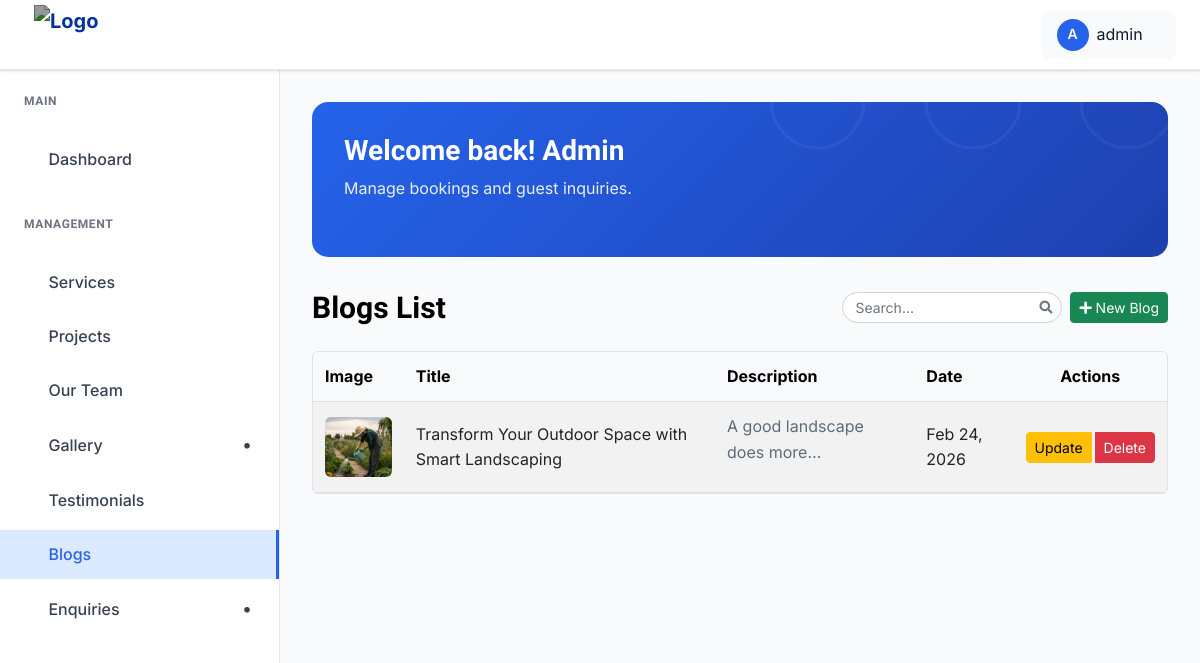
The page /dashboard/blogs/ (signed in) on the database as committed earlier.
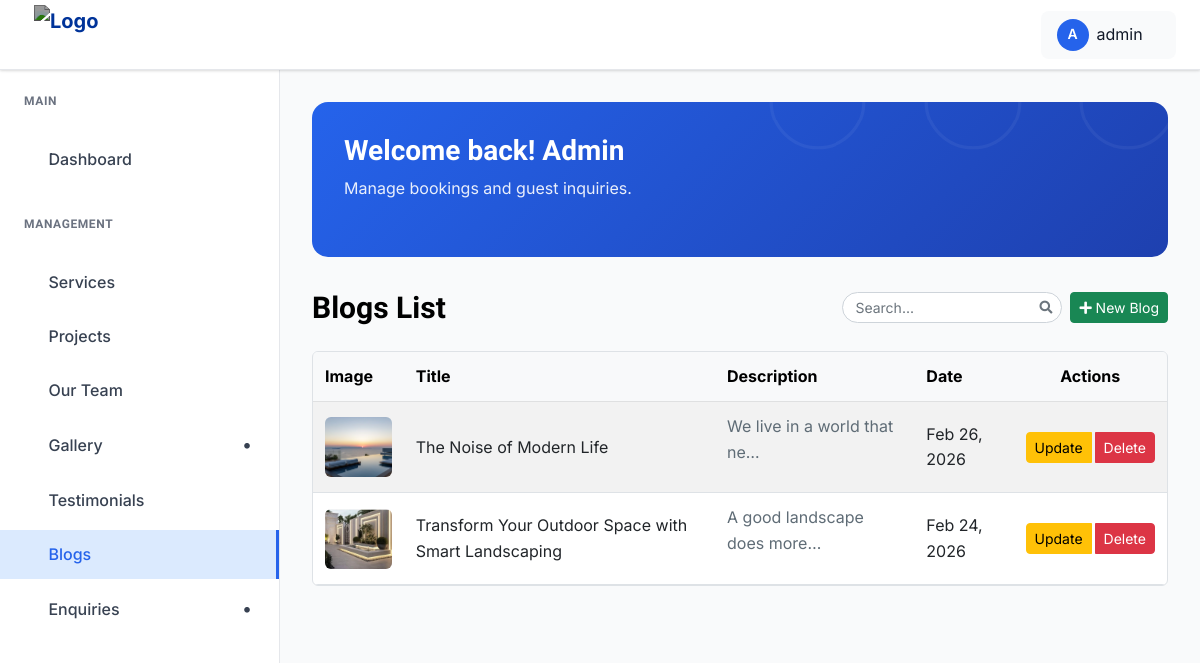
The same page on the database as committed later.
### growscape_app/models.py (models this page shows, shortened)
class Blog(models.Model):
    image = models.ImageField(upload_to="blogs/", help_text="Blog cover image")
    slug = models.SlugField(unique=True, blank=True)
    title = models.CharField(max_length=200)
    description = models.TextField()
    created_at = models.DateTimeField(auto_now_add=True)
    class Meta:
        ordering = ["-created_at"]

### growscape_app/views.py (the view)
# urls.py: path("dashboard/blogs/", views.admin_blog_list, name="admin_blog_list"),
@login_required(login_url="admin_login")
def admin_blog_list(request):  # RENAMED from blog_list to fix URL error
    blogs_qs = Blog.objects.all().order_by("-created_at")
    paginator = Paginator(blogs_qs, 6)
    page_number = request.GET.get("page")
    blogs = paginator.get_page(page_number)
    return render(request, "admin_pages/blog_list.html", {"blogs": blogs})

### growscape_app/context_processors.py (called while the page is built)
def nav_data(request):
    return {
        'nav_services': Service.objects.all()[:6],
        'nav_blogs': Blog.objects.all()[:4],
    }

### templates/admin_pages/blog_list.html (shortened to what this page needs)
{% extends "admin_pages/base.html" %}
{% load static %}
{% block content %}
<div class="dashboard__form__wraper">
     <div class="create__course__title mb-4 d-flex flex-wrap justify-content-between align-items-center gap-2">
        <h4 class="mb-0">Blogs List</h4>
        <div class="d-flex align-items-center gap-2 ms-auto">
            <div class="search-box">
                <input type="text" id="blogSearchInput" class="form-control form-control-sm" placeholder="Search...">
            </div>
        </div>
         <a href="{% url 'blog_create' %}" class="btn btn-success btn-sm">
                <i class="fas fa-plus"></i> New Blog
            </a>
    </div>
    <div class="custom-table-container">
        <table class="table table-striped table-hover align-middle">
            <thead class="table-light">
                <tr>
                    <th scope="col">Image</th>
                    <th scope="col">Title</th>
                    <th scope="col">Description</th>
                    <th scope="col">Date</th>
                    <th scope="col" class="text-center">Actions</th>
                </tr>
            </thead>
            <tbody>
                {% for blog in blogs %}
                <tr>
                    <td>
                        {% if blog.image %}
                            <img src="{{ blog.image.url }}" alt="{{ blog.title }}" class="img-fluid rounded" width="80" height="60" style="object-fit: cover;">
                        {% else %}
                            <img src="https://via.placeholder.com/80x60?text=No+Image" alt="No Image" class="img-fluid rounded" width="80" height="60">
                        {% endif %}
                    </td>
                    <td>{{ blog.title }}</td>
                    <td>{{ blog.description|truncatechars:30|safe }}</td>
                    <td>{{ blog.created_at|date:"M d, Y" }}</td>
                    <td class="text-center">
                        <div class="btn-group" role="group">
                            <button type="button" class="btn btn-sm btn-warning me-1" data-bs-toggle="modal" data-bs-target="#updateBlogModal{{ blog.id }}">
                                Update
                            </button>
                            <button type="button" class="btn btn-sm btn-danger" data-bs-toggle="modal" data-bs-target="#deleteBlogModal{{ blog.id }}">
                                Delete
                            </button>
                        </div>
                    </td>
                </tr>
                {% empty %}
                <tr>
                    <td colspan="5" class="text-center py-4">
                        <p class="text-muted">No blogs found. <a href="{% url 'blog_create' %}">Add your first blog</a></p>
                    </td>
                </tr>
                {% endfor %}
            </tbody>
        </table>
    </div>
</div>
{% endblock %}

Rows that differ between the two databases and show on the page:
added Blog: image (picture), title "The Noise of Modern Life", description "We live in a world that ne…", created_at "Feb 26, 2026"
changed Blog "Transform Your Outdoor Space with Smart Landscaping": image: a different picture
